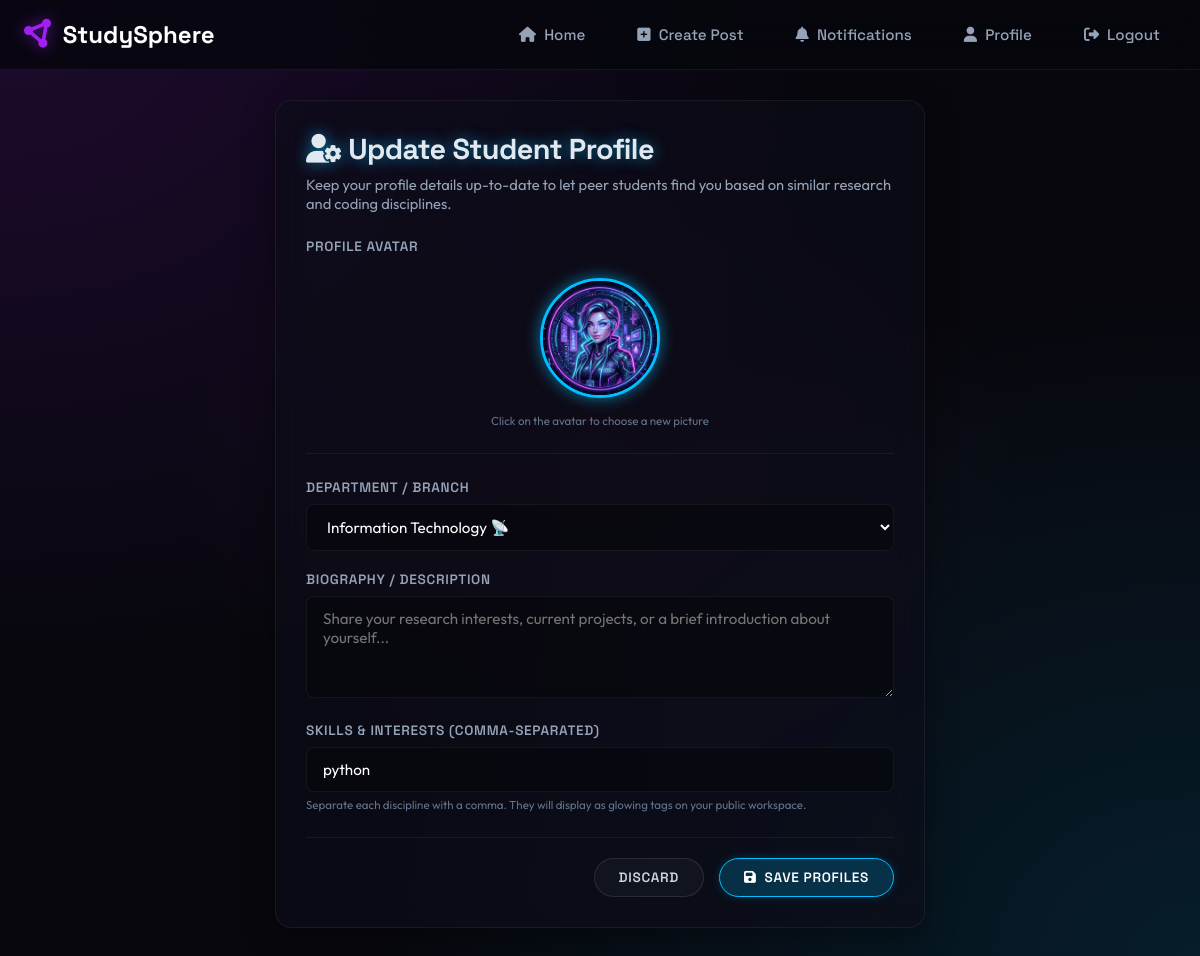
Page /edit-profile/ (signed in) on the committed database.
### users/models.py (models this page shows, shortened)
class UserProfile(models.Model):
    user = models.OneToOneField(User, on_delete=models.CASCADE, related_name="profile")
    bio = models.TextField(max_length=500, blank=True, help_text="Short bio about the student")
    branch = models.CharField(
        max_length=100,
        blank=True,
        help_text="Department or engineering branch (e.g., Computer Science, Data Science)"
    )
    skills = models.TextField(
        blank=True,
        help_text="Comma-separated list of interests/skills (e.g., Python, UI/UX, DSA)"
    )
    profile_image = models.ImageField(
        upload_to="profile_images/",
        default="profile_images/default_avatar.png"
    )
    badges = models.ManyToManyField(Badge, blank=True, related_name="profiles")
    followers = models.ManyToManyField(
        "self",
        symmetrical=False,
        related_name="following",
        blank=True
    )
    joined_date = models.DateTimeField(auto_now_add=True)

### users/views.py (the view, shortened to what this page needs)
# urls.py: path('edit-profile/', views.edit_profile, name='edit_profile'),
@login_required
def edit_profile(request):
    user_profile = request.user.profile
    return render(request, 'users/edit_profile.html', {'profile': user_profile})

### interactions/context_processors.py (called while the page is built)
def notifications(request):
    if request.user.is_authenticated:
        unread_count = Notification.objects.filter(receiver=request.user, is_read=False).count()
        try:
            user_profile = request.user.profile
            following_profiles = user_profile.following.all()
            following_user_ids = [p.user.id for p in following_profiles]
            suggested = UserProfile.objects.exclude(user=request.user).exclude(user__id__in=following_user_ids).order_by('?')[:4]
        except Exception:
            suggested = []
        return {
            'unread_notifications_count': unread_count,
            'suggested_students': suggested,
        }
    return {
        'unread_notifications_count': 0,
        'suggested_students': [],
    }

### templates/users/edit_profile.html (shortened to what this page needs)
{% extends 'base.html' %}
{% load static %}
{% block content %}
<div class="create-post-container" style="max-width: 650px;">
    <div class="glass-card" style="padding: 30px;">
        <h2 class="text-glow-blue" style="font-size: 1.8rem; margin-bottom: 8px; font-family: var(--font-heading);">
            <i class="fa-solid fa-user-gear"></i> Update Student Profile
        </h2>
        <p style="color: #94a3b8; font-size: 0.92rem; margin-bottom: 25px;">
            Keep your profile details up-to-date to let peer students find you based on similar research and coding disciplines.
        </p>
        <form method="post" action="{% url 'edit_profile' %}" enctype="multipart/form-data">
            <div class="auth-form-group" style="display: flex; flex-direction: column; align-items: center; text-align: center; gap: 15px; margin-bottom: 25px; border-bottom: 1px solid var(--border-color); padding-bottom: 25px;">
                <label class="auth-label" style="align-self: flex-start;">Profile Avatar</label>
                <div class="image-preview-box" style="width: 120px; height: 120px; border-radius: 50%; border: 3px solid var(--neon-blue); box-shadow: var(--glow-blue); position: relative; cursor: pointer; overflow: hidden;" id="profile-upload-zone">
                    <img src="{{ profile.profile_image.url }}" alt="Profile Avatar" style="display: block; width: 100%; height: 100%; object-fit: cover;">
                </div>
                <small style="color: #64748b; font-size: 0.72rem;">Click on the avatar to choose a new picture</small>
            </div>
            <div class="auth-form-group">
                <label for="branch" class="auth-label">Department / Branch</label>
                <select id="branch" name="branch" class="neon-input" style="cursor: pointer;" required>
                    <option value="Information Technology" {% if profile.branch == 'Information Technology' %}selected{% endif %}>Information Technology 📡</option>
                </select>
            </div>
            <div class="auth-form-group">
                <label for="bio" class="auth-label">Biography / Description</label>
                <textarea id="bio" name="bio" class="neon-input" rows="4" placeholder="Share your research interests, current projects, or a brief introduction about yourself..." style="resize: vertical; min-height: 80px;">{{ profile.bio }}</textarea>
            </div>
            <div class="auth-form-group">
                <label for="skills" class="auth-label">Skills & Interests (Comma-separated)</label>
                <input type="text" id="skills" name="skills" class="neon-input" placeholder="e.g. Python, UI/UX, DSA, React, Android" value="{{ profile.skills }}">
                <small style="color: #64748b; font-size: 0.72rem; margin-top: 5px; display: block;">
                    Separate each discipline with a comma. They will display as glowing tags on your public workspace.
                </small>
            </div>
            <div style="display: flex; justify-content: flex-end; gap: 15px; margin-top: 25px; border-top: 1px solid var(--border-color); padding-top: 20px;">
                <a href="{% url 'profile' username=user.username %}" class="btn-neon" style="background: rgba(255, 255, 255, 0.03); border-color: rgba(255,255,255,0.1); color: #cbd5e1;">
                    Discard
                </a>
                <button type="submit" class="btn-neon btn-neon-blue">
                    <i class="fa-solid fa-floppy-disk"></i> Save Profiles
                </button>
            </div>
        </form>
    </div>
</div>
{% endblock %}

### static/css/style.css (style rules this page uses)
:root { --bg-dark: #07070d; --bg-darker: #040408; --card-bg: rgba(13, 13, 26, 0.65); --border-color: rgba(255, 255, 255, 0.06); --border-glow-purple: rgba(160, 32, 240, 0.25); --neon-purple: #a020f0; --neon-blue: #00bfff; --neon-pink: #ff69b4; --neon-green: #00ff88; --glow-purple: 0 0 15px rgba(160, 32, 240, 0.6); --glow-blue: 0 0 15px rgba(0, 191, 255, 0.6); --glow-pink: 0 0 15px rgba(255, 105, 180, 0.6); --glow-green: 0 0 15px rgba(0, 255, 136, 0.6); --font-heading: 'Space Grotesk', sans-serif; --font-body: 'Outfit', sans-serif; }
* { margin: 0; padding: 0; box-sizing: border-box; }
body { background-color: var(--bg-dark); background-image: radial-gradient(at 0% 0%, rgba(160, 32, 240, 0.15) 0px, transparent 50%), radial-gradient(at 100% 100%, rgba(0, 191, 255, 0.12) 0px, transparent 50%), radial-gradient(at 50% 50%, rgba(255, 105, 180, 0.05) 0px, transparent 50%); color: #e2e8f0; font-family: var(--font-body); min-height: 100vh; display: flex; flex-direction: column; overflow-x: hidden; }
.glass-card { background: var(--card-bg); backdrop-filter: blur(16px); -webkit-backdrop-filter: blur(16px); border: 1px solid var(--border-color); border-radius: 16px; box-shadow: 0 8px 32px 0 rgba(0, 0, 0, 0.4); transition: transform 0.3s cubic-bezier(0.4, 0, 0.2, 1), box-shadow 0.3s ease, border-color 0.3s ease; }
h1, h2, h3, h4, h5, h6 { font-family: var(--font-heading); font-weight: 700; letter-spacing: -0.02em; }
a { color: var(--neon-blue); text-decoration: none; transition: color 0.2s ease, text-shadow 0.2s ease; }
.text-glow-blue { text-shadow: var(--glow-blue); }
.btn-neon { display: inline-flex; align-items: center; justify-content: center; gap: 8px; padding: 10px 24px; border-radius: 50px; font-family: var(--font-heading); font-weight: 600; text-transform: uppercase; letter-spacing: 0.05em; font-size: 0.85rem; cursor: pointer; transition: all 0.3s cubic-bezier(0.4, 0, 0.2, 1); border: 1px solid transparent; }
.btn-neon-blue { background: rgba(0, 191, 255, 0.2); color: #ffffff; border-color: var(--neon-blue); box-shadow: 0 0 10px rgba(0, 191, 255, 0.2); }
.neon-input { background: rgba(4, 4, 8, 0.5); border: 1px solid var(--border-color); border-radius: 8px; padding: 12px 16px; color: #ffffff; font-family: var(--font-body); font-size: 0.95rem; transition: all 0.3s ease; width: 100%; }
.auth-form-group { margin-bottom: 20px; }
.auth-label { display: block; font-family: var(--font-heading); font-size: 0.85rem; text-transform: uppercase; letter-spacing: 0.05em; color: #94a3b8; margin-bottom: 8px; font-weight: 600; }
.create-post-container { max-width: 700px; margin: 0 auto; width: 100%; }
.image-preview-box { width: 100%; height: 200px; border: 2px dashed rgba(255, 255, 255, 0.1); border-radius: 12px; display: flex; flex-direction: column; align-items: center; justify-content: center; gap: 10px; cursor: pointer; overflow: hidden; position: relative; background: rgba(0,0,0,0.2); transition: border-color 0.3s ease; }
.image-preview-box img { width: 100%; height: 100%; object-fit: cover; display: none; position: absolute; top: 0; left: 0; }

### rows in the picture
UserProfile: profile_image (placeholder picture), branch "Information Technology 📡", skills "python"
